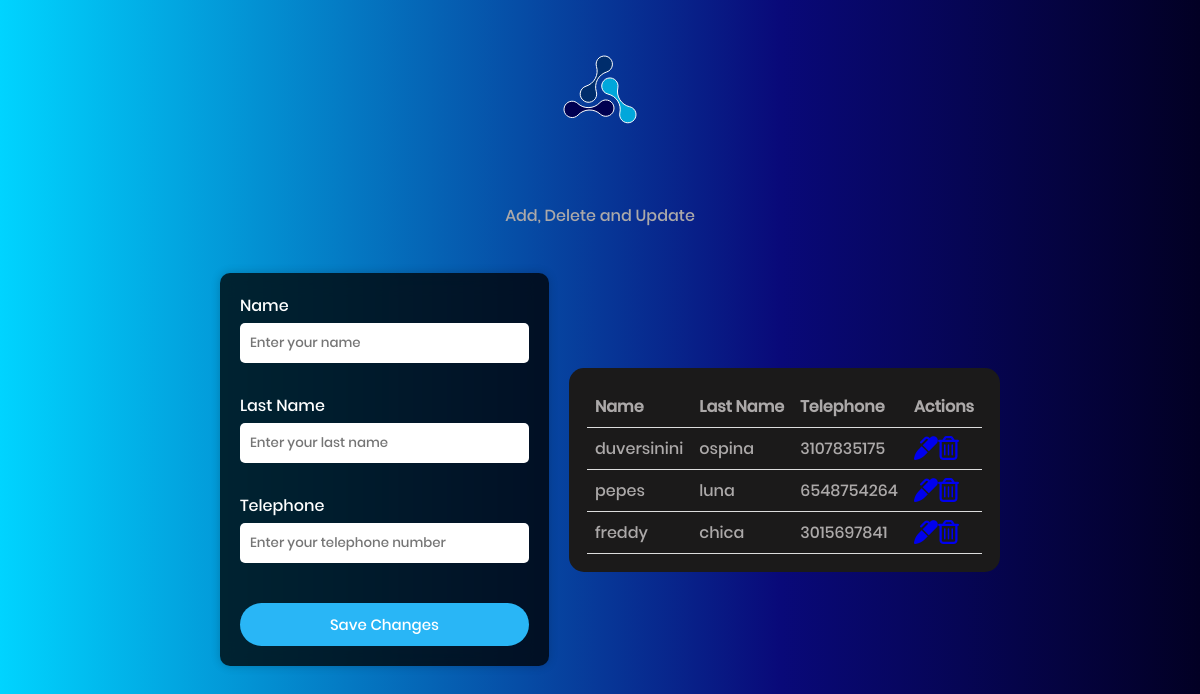
Page /emp.php on the committed database.
### tables this page shows
CREATE TABLE `employ` (
  `id_emp` int(11) NOT NULL,
  `name` varchar(255) NOT NULL,
  `last_name` varchar(255) NOT NULL,
  `telephone` varchar(20) NOT NULL
);

### emp.php (the view, shortened to what this page needs)
<?php
include("db.php");
?>
<!DOCTYPE html>
<html lang="en">
<head>
    <link rel="stylesheet" href="css/style.css">
    <link rel="stylesheet" href="https://cdnjs.cloudflare.com/ajax/libs/font-awesome/6.4.0/css/all.min.css">
</head>
<body>
    <div class="container2">
    </div>
    <div class="title-subtitle">
        <br>
        Add, Delete and Update
    </div>
    <div class="container3">
        <form action="save_emp.php" method="POST" style="margin: 20px;">
            <div class="form-group">
                <label for="name">Name</label>
                <input type="text" name="name" placeholder="Enter your name">
            </div>
            <div class="form-group">
                <label for="last_name">Last Name</label>
                <input type="text" name="last_name" placeholder="Enter your last name">
            </div>
            <div class="form-group">
                <label for="telephone">Telephone</label>
                <input type="telephone" name="telephone" placeholder="Enter your telephone number">
            </div>
            <button type="submit" name="save_emp">Save Changes</button>
        </form>
        <div class="info">
            <?php
            $sql = "SELECT * FROM employ";
            $stmt = $conn->query($sql);
            if ($stmt->rowCount() > 0) {
                echo "<table class='project-table'>";
                echo "<tr><th>Name</th><th>Last Name</th><th>Telephone</th><th>Actions</th></tr>";
                while ($row = $stmt->fetch(PDO::FETCH_ASSOC)) {
                    echo "<tr>";
                    echo "<td>" . $row["name"] . "</td>";
                    echo "<td>" . $row["last_name"] . "</td>";
                    echo "<td>" . $row["telephone"] . "</td>";
                    echo "<td>";
                    echo "<a href='edit.php?id=" . $row["id_emp"] . "' class='btn btn-secondary'>";
                    echo "<i class='fa-solid fa-marker fa-xl'></i>";
                    echo "</a>";
                    echo "<a href='delete_employ.php?id=" . $row["id_emp"] . "' class='btn btn-danger'>";
                    echo "<i class='fa-regular fa-trash-can fa-xl'></i>";
                    echo "</a>";
                    echo "</td>";
                    echo "</tr>";
                }
                echo "</table>";
            } else {
                echo "No se encontraron datos.";
            }
            ?>
        </div>
    </div>
</body>
</html>

### css/style.css (style rules this page uses)
* { margin: 0; padding: 0; font-family: Poppins-Medium; box-sizing: border-box; }
html, body { margin: 0; font-family: Poppins-Medium; color: #aca9a9; height: 100%; }
body { background: rgb(2, 0, 36); background: -moz-linear-gradient(270deg, rgba(2, 0, 36, 1) 0%, rgba(9, 9, 121, 1) 35%, rgba(0, 212, 255, 1) 100%); background: -webkit-linear-gradient(270deg, rgba(2, 0, 36, 1) 0%, rgba(9, 9, 121, 1) 35%, rgba(0, 212, 255, 1) 100%); background: linear-gradient(270deg, rgba(2, 0, 36, 1) 0%, rgba(9, 9, 121, 1) 35%, rgba(0, 212, 255, 1) 100%); filter: progid:DXImageTransform.Microsoft.gradient(startColorstr="#020024", endColorstr="#00d4ff", GradientType=1); }
a { text-decoration: none; }
.container2 { display: flex; justify-content: center; align-items: center; margin: 20px; padding-top: 5px; }
.container3 { display: flex; justify-content: center; align-items: center; margin: 0 20px; padding: 10px; }
form { background-color: rgba(0, 0, 0, 0.774); backdrop-filter: blur(10px); padding: 20px; border-radius: 10px; box-shadow: 0 0 10px rgba(0, 0, 0, 0.2); }
.form-group { margin-bottom: 30px; }
label { color: #fff; display: block; margin-bottom: 5px; font-family: Poppins-Medium; }
input { padding: 10px; border: none; border-radius: 5px; display: flex; font-family: Poppins-Medium; }
button { width: 100%; padding: 10px; border: none; border-radius: 50px; background-color: #29B6F6; color: #ffffff; cursor: pointer; margin-top: 10px; font-size: 15px; font-family: Poppins-Medium; }
.title-subtitle { justify-content: center; padding: 5px; text-align: center; padding-bottom: 15px; }
.info { max-width: 95%; background: #1B1A1A; border-radius: 15px; padding: 18px; }
.project-table { width: 100%; border-collapse: collapse; }
.project-table th, .project-table td { padding: 8px; text-align: left; border-bottom: 1px solid #ddd; }

### rows in the picture
employ: name "duversinini", last_name "ospina", telephone "3107835175"
employ: name "pepes", last_name "luna", telephone "6548754264"
employ: name "freddy", last_name "chica", telephone "3015697841"
